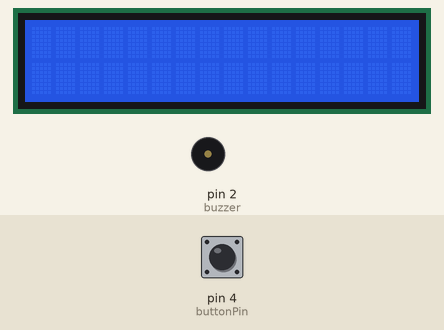
Simulated run of this sketch. Board: Arduino Uno, built with avr-gcc and run on an emulated ATmega328P. Shown: 16×2 character LCD, buzzer (waves = sounding). Inputs (shaded band) come from the test bench; at power-on: pin 4 (buttonPin) HIGH.

Above: at 1.2 s.
1.3 s: pin 4 (buttonPin) pulled LOW for 0.15 s
At 2.5 s:
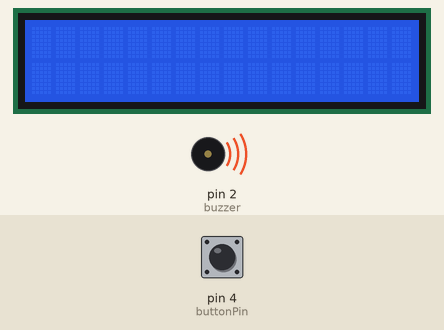
2.9 s: pin 4 (buttonPin) pulled LOW for 1 s
5.4 s: pin 4 (buttonPin) pulled LOW for 3.2 s
Timing chart, 0 to 16.0 s (numbered marks = the images above; inputs shaded):
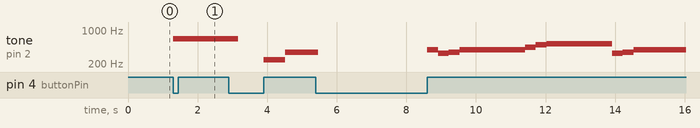

The sketch:

natale.ino
```cpp
#include <LiquidCrystal.h>
int pulsantestato = LOW;
int ultimaLettura = LOW;

const float velocitasuono=2.5;
#define NOTE_B0  31
#define NOTE_C1  33
#define NOTE_CS1 35
#define NOTE_D1  37
#define NOTE_DS1 39
#define NOTE_E1  41
#define NOTE_F1  44
#define NOTE_FS1 46
#define NOTE_G1  49
#define NOTE_GS1 52
#define NOTE_A1  55
#define NOTE_AS1 58
#define NOTE_B1  62
#define NOTE_C2  65
#define NOTE_CS2 69
#define NOTE_D2  73
#define NOTE_DS2 78
#define NOTE_E2  82
#define NOTE_F2  87
#define NOTE_FS2 93
#define NOTE_G2  98
#define NOTE_GS2 104
#define NOTE_A2  110
#define NOTE_AS2 117
#define NOTE_B2  123
#define NOTE_C3  131
#define NOTE_CS3 139
#define NOTE_D3  147
#define NOTE_DS3 156
#define NOTE_E3  165
#define NOTE_F3  175
#define NOTE_FS3 185
#define NOTE_G3  196
#define NOTE_GS3 208
#define NOTE_A3  220
#define NOTE_AS3 233
#define NOTE_B3  247
#define NOTE_C4  262
#define NOTE_CS4 277
#define NOTE_D4  294
#define NOTE_DS4 311
#define NOTE_E4  330
#define NOTE_F4  349
#define NOTE_FS4 370
#define NOTE_G4  392
#define NOTE_GS4 415
#define NOTE_A4  440
#define NOTE_AS4 466
#define NOTE_B4  494
#define NOTE_C5  523
#define NOTE_CS5 554
#define NOTE_D5  587
#define NOTE_DS5 622
#define NOTE_E5  659
#define NOTE_F5  698
#define NOTE_FS5 740
#define NOTE_G5  784
#define NOTE_GS5 831
#define NOTE_A5  880
#define NOTE_AS5 932
#define NOTE_B5  988
#define NOTE_C6  1047
#define NOTE_CS6 1109
#define NOTE_D6  1175
#define NOTE_DS6 1245
#define NOTE_E6  1319
#define NOTE_F6  1397
#define NOTE_FS6 1480
#define NOTE_G6  1568
#define NOTE_GS6 1661
#define NOTE_A6  1760
#define NOTE_AS6 1865
#define NOTE_B6  1976
#define NOTE_C7  2093
#define NOTE_CS7 2217
#define NOTE_D7  2349
#define NOTE_DS7 2489
#define NOTE_E7  2637
#define NOTE_F7  2794
#define NOTE_FS7 2960
#define NOTE_G7  3136
#define NOTE_GS7 3322
#define NOTE_A7  3520
#define NOTE_AS7 3729
#define NOTE_B7  3951
#define NOTE_C8  4186
#define NOTE_CS8 4435
#define NOTE_D8  4699
#define NOTE_DS8 4978

const int buzzer = 2;
int buttonPin = 4;
int p=0;

LiquidCrystal lcd(7, 8, 9, 10, 11, 12);
// Jingle Bells


int melody[] = {
  NOTE_E5, NOTE_E5, NOTE_E5,
  NOTE_E5, NOTE_E5, NOTE_E5,
  NOTE_E5, NOTE_G5, NOTE_C5, NOTE_D5,
  NOTE_E5,
  NOTE_F5, NOTE_F5, NOTE_F5, NOTE_F5,
  NOTE_F5, NOTE_E5, NOTE_E5, NOTE_E5, NOTE_E5,
  NOTE_E5, NOTE_D5, NOTE_D5, NOTE_E5,
  NOTE_D5, NOTE_G5
};

int tempo[] = {
  125, 125, 250,
  125, 125, 250,
  125, 125, 125, 125,
 500,
  125, 125, 125, 125,
  125, 125, 125, 60, 60,
  125, 125, 125, 125,
  250, 250
};

// We wish you a merry Christmas

int wish_melody[] = {
  NOTE_B3,
  NOTE_F4, NOTE_F4, NOTE_G4, NOTE_F4, NOTE_E4,
  NOTE_D4, NOTE_D4, NOTE_D4,
  NOTE_G4, NOTE_G4, NOTE_A4, NOTE_G4, NOTE_F4,
  NOTE_E4, NOTE_E4, NOTE_E4,
  NOTE_A4, NOTE_A4, NOTE_B4, NOTE_A4, NOTE_G4,
  NOTE_F4, NOTE_D4, NOTE_B3, NOTE_B3,
  NOTE_D4, NOTE_G4, NOTE_E4,
  NOTE_F4
};

int wish_tempo[] = {
  250,
  250, 125, 125, 125, 125,
  250, 250, 250,
  250, 125, 125, 125, 125,
  250, 250, 250,
  250, 125, 125, 125, 125,
  250, 250, 125, 125,
  250, 250, 250,
  500
};
// Santa Claus is coming to town

int santa_melody[] = {
  NOTE_G4,
  NOTE_E4, NOTE_F4, NOTE_G4, NOTE_G4, NOTE_G4,
  NOTE_A4, NOTE_B4, NOTE_C5, NOTE_C5, NOTE_C5,
  NOTE_E4, NOTE_F4, NOTE_G4, NOTE_G4, NOTE_G4,
  NOTE_A4, NOTE_G4, NOTE_F4, NOTE_F4,
  NOTE_E4, NOTE_G4, NOTE_C4, NOTE_E4,
  NOTE_D4, NOTE_F4, NOTE_B3,
  NOTE_C4
};

int santa_tempo[] = {
  125,
  125, 125, 250, 250, 250,
  125, 125, 250, 250, 250,
  125, 125, 250, 250, 250,
  125, 125, 250, 500,
  250, 250, 250, 250,
  250, 500, 250,
  1000
};

void setup() {
  lcd.begin(16, 2);
      pinMode(buttonPin, INPUT_PULLUP);
}
void loop() {
  int i;
  float durata;


  if(digitalRead(buttonPin) == HIGH and digitalRead(buttonPin) != pulsantestato ){

      if(p==3){
        p=0;
      }
      p++;

      while(digitalRead(buttonPin)==HIGH);
      }


  if (p ==1){
    for(i=0;i<26;i++){
                    durata=velocitasuono * tempo[i];
               if( digitalRead(buttonPin) == LOW and digitalRead(buttonPin) != pulsantestato ){
                if(
p==3){
                  p=0;
                }
              p++;
                            break;

             }
                     pulsantestato = digitalRead(buttonPin);

          tone(buzzer,melody[i],durata);
          delay(durata);

          }
  } else if (p==2){
for(i=0;i<28;i++){
          durata=velocitasuono * santa_tempo[i];
               if( digitalRead(buttonPin) == LOW and digitalRead(buttonPin) != pulsantestato ){
              if(p==3){
                  p=0;
                }
              p++;
                            break;

             }
                   pulsantestato = digitalRead(buttonPin);
          tone(buzzer,santa_melody[i],durata);
          delay(durata);


}

  } else if (p==3){

     for(i=0;i<30;i++){
          durata=velocitasuono * wish_tempo[i];

 if( digitalRead(buttonPin) == LOW and digitalRead(buttonPin) != pulsantestato ){
             if(p==3){
                  p=0;
                }
            p++;
              break;
             }
                   pulsantestato = digitalRead(buttonPin);
          tone(buzzer,wish_melody[i],durata);
          delay(durata);

  }


  }


}
```

Measured:
- after the input at 1.3 s, tone on pin 2 (buzzer): silent → 659 Hz at once
